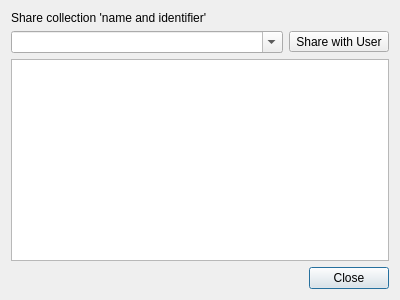
<?xml version="1.0" encoding="UTF-8"?>
<ui version="4.0">
 <class>Dialog</class>
 <widget class="QDialog" name="Dialog">
  <property name="geometry">
   <rect>
    <x>0</x>
    <y>0</y>
    <width>400</width>
    <height>300</height>
   </rect>
  </property>
  <property name="windowTitle">
   <string>Dialog</string>
  </property>
  <layout class="QVBoxLayout" name="verticalLayout">
   <item>
    <widget class="QLabel" name="label">
     <property name="text">
      <string>Share collection 'name and identifier'</string>
     </property>
    </widget>
   </item>
   <item>
    <layout class="QHBoxLayout" name="horizontalLayout">
     <item>
      <widget class="QComboBox" name="comboBox_users">
       <property name="editable">
        <bool>true</bool>
       </property>
       <property name="placeholderText">
        <string>Type a username</string>
       </property>
      </widget>
     </item>
     <item>
      <widget class="QToolButton" name="toolButton_share">
       <property name="text">
        <string>Share with User</string>
       </property>
      </widget>
     </item>
    </layout>
   </item>
   <item>
    <widget class="UserTableWidget" name="tableWidget_users">
     <property name="alternatingRowColors">
      <bool>true</bool>
     </property>
     <property name="selectionMode">
      <enum>QAbstractItemView::SelectionMode::NoSelection</enum>
     </property>
     <property name="cornerButtonEnabled">
      <bool>false</bool>
     </property>
     <property name="columnCount">
      <number>2</number>
     </property>
     <attribute name="horizontalHeaderVisible">
      <bool>false</bool>
     </attribute>
     <attribute name="horizontalHeaderMinimumSectionSize">
      <number>50</number>
     </attribute>
     <column>
      <property name="text">
       <string>User</string>
      </property>
     </column>
     <column>
      <property name="text">
       <string>Actions</string>
      </property>
     </column>
    </widget>
   </item>
   <item>
    <widget class="QDialogButtonBox" name="buttonBox">
     <property name="orientation">
      <enum>Qt::Orientation::Horizontal</enum>
     </property>
     <property name="standardButtons">
      <set>QDialogButtonBox::StandardButton::Close</set>
     </property>
    </widget>
   </item>
  </layout>
 </widget>
 <customwidgets>
  <customwidget>
   <class>UserTableWidget</class>
   <extends>QTableWidget</extends>
   <header>dcoraid.gui.panel_my_data.user_table</header>
  </customwidget>
 </customwidgets>
 <resources/>
 <connections>
  <connection>
   <sender>buttonBox</sender>
   <signal>accepted()</signal>
   <receiver>Dialog</receiver>
   <slot>accept()</slot>
   <hints>
    <hint type="sourcelabel">
     <x>248</x>
     <y>254</y>
    </hint>
    <hint type="destinationlabel">
     <x>157</x>
     <y>274</y>
    </hint>
   </hints>
  </connection>
  <connection>
   <sender>buttonBox</sender>
   <signal>rejected()</signal>
   <receiver>Dialog</receiver>
   <slot>reject()</slot>
   <hints>
    <hint type="sourcelabel">
     <x>316</x>
     <y>260</y>
    </hint>
    <hint type="destinationlabel">
     <x>286</x>
     <y>274</y>
    </hint>
   </hints>
  </connection>
 </connections>
</ui>
